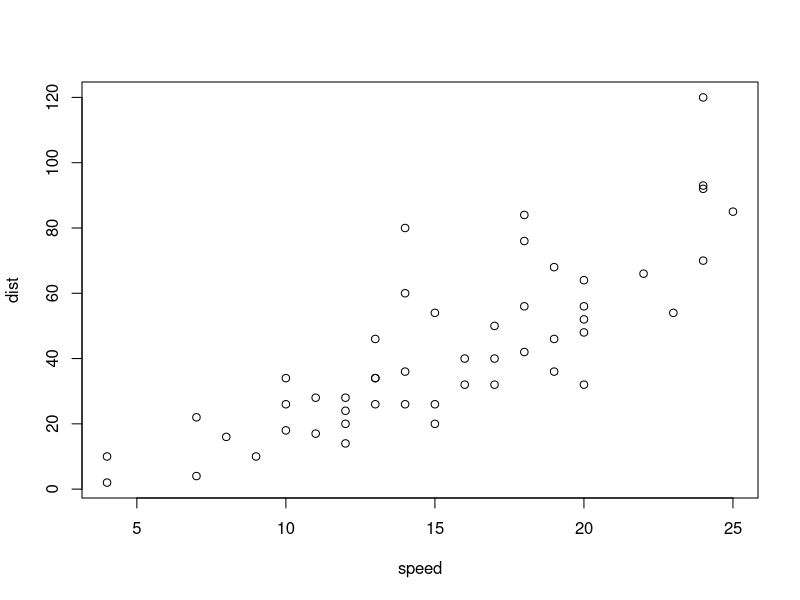
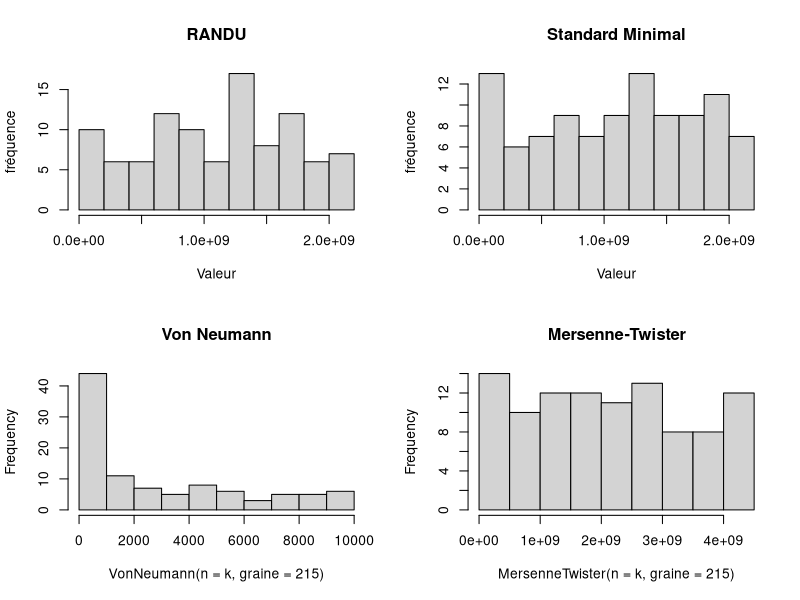
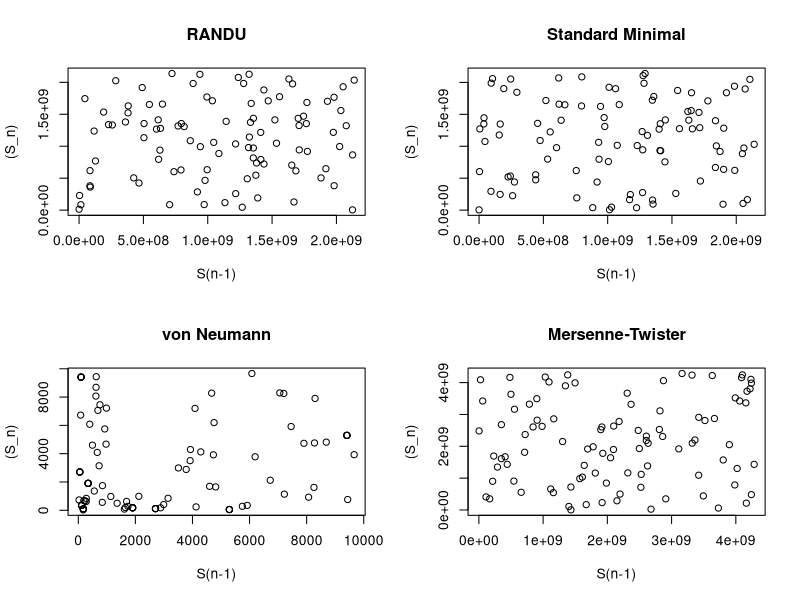

These figures' R source, in order:
## ---- chunk 1
plot(cars)
## ---- chunk 2
congruenceLineaire <- function(graine , a , b , m , n){
  seed <- rep(graine,n)
  
  for(i in 2:n){
    seed[i] <- (a*seed[i-1] + b)%%m
  }
  
  return (seed)
}
## ---- chunk 3
RANDU <- function(graine = 69420 , n){
  a <- 65539
  b <- 0
  m <- 2^31
  return (congruenceLineaire(graine, a , b , m , n))
}
## ---- chunk 4
standardMinimal <- function(graine = 69420, n){
  a <- 16807
  b <- 0
  m <- 2^31 - 1
  
  return (congruenceLineaire(graine , a , b , m , n))
}
## ---- chunk 5
VonNeumann <- function(n, p=1, graine)
{
  x <-  rep(graine,n*p+1)
  for(i in 2:(n*p+1))
  {
    numbers <- strsplit(format(x[i-1]^2,scientific=FALSE),'')[[1]]
    while(length(numbers)>4){ 
        numbers <- numbers[2:(length(numbers)-1)] 
    }
    x[i] <- as.numeric(numbers)%*%(10^seq(length(numbers)-1,0,-1))
  }
  x <- matrix(x[2:(n*p+1)],nrow=n,ncol=p)
  return(x)
}

## ---- chunk 6
MersenneTwister <- function(n, p=1, graine)
{
  set.seed(graine,kind='Mersenne-Twister')
  x <- sample.int(2^32-1,n*p)
  x <- matrix(x,nrow=n,ncol=p)
  return(x)
}

## ---- chunk 7
testStatistiques <- function(k) {
  par(mfrow = c(2,2))
  hist(RANDU(graine = 215, n = k) , xlab = "Valeur" , ylab = "fréquence" , main = "RANDU")
  hist(standardMinimal(graine = 215 , n = k) , xlab = "Valeur" , ylab = "fréquence" , main = "Standard Minimal")
  hist(VonNeumann(n = k , graine = 215), main = "Von Neumann")
  hist(MersenneTwister(n = k, graine = 215), main = "Mersenne-Twister") 
}

## ---- chunk 8
testStatistiques(100)
## ---- chunk 9
n = 100
u_RANDU <- RANDU(graine = 215, n =100) 
u_SM <- standardMinimal(graine = 215, n =100) 
u_VonNeumann <- VonNeumann(n = 100, graine = 215)
u_MersenneTwister <- MersenneTwister(n = 100 , graine = 215)


plot(u_RANDU[1:(n-1)] , u_RANDU[2:n] , xlab = "S(n-1)" , ylab = "(S_n)", main = "RANDU")
plot(u_SM[1:(n-1)] , u_SM[2:n] , xlab = "S(n-1)" , ylab = "(S_n)" , main = "Standard Minimal")
plot(u_VonNeumann[1:(n-1)] , u_VonNeumann[2:n] , xlab = "S(n-1)" , ylab = "(S_n)", main = "von Neumann")
plot(u_MersenneTwister[1:(n-1)] , u_MersenneTwister[2:n] , xlab = "S(n-1)" , ylab = "(S_n)" , main = "Mersenne-Twister")
## ---- chunk 10
binary <- function(x)
{
  if((x<2^31)&(x>=0))
    return( as.integer(intToBits(as.integer(x))) )
  else{
    if((x<2^32)&(x>0))
      return( c(binary(x-2^31)[1:31], 1) )
    else{
      cat('Erreur dans binary : le nombre etudie n est pas un entier positif en 32 bits.\n')
      return(c())
    }
  }
}

## ---- chunk 11
Frequency <- function(x , nb = 32){

  binarySequence <- sapply(x , binary)

  binarySequence <- binarySequence[1 : nb,]
  
  bb <- matrix(binarySequence, nrow = nb*length(x))
  
  r <- sum(2*bb[1:length(bb)] - 1)
  
  s_obs <- abs(r)/sqrt(nb*length(x))
  
  p_value <- 2 * (1 - pnorm(s_obs))
  
  return (p_value)
}

Frequency2 <- function(x,nb){
  s <- rep(0,length(x))
  for(i in 1:length(x)){
    bSeq <- binary(x[i])[1:nb]
    s[i] <- sum(2 * bSeq[1:nb] - 1)
  }
  
  s_obs <- abs(sum(s))/sqrt(nb * length(x))
  
  p_value <- 2 * (1 - pnorm(s_obs))
  
  return (p_value)
}
## ---- chunk 12

set.seed(555)

u1 <- sample.int(10000 , 100)
freq_RANDU <- c()
freq_SM <- c()
freq_VonNeumann <- c()
freq_MersenneTwister <- c()

for(i in 1:length(u1)){
  u_RANDU <- RANDU(graine = u1[i], n = 200)
  u_SM <- standardMinimal(graine = u1[i] , n = 200)
  u_VonNeumann <- VonNeumann(graine = u1[i] , n = 200)
  u_MersenneTwister <- MersenneTwister(graine = u1[i] , n = 200)
  freq_RANDU <- c(freq_RANDU,Frequency(u_RANDU , 31))
  freq_SM <- c(freq_SM,Frequency(u_SM , 31))
  freq_VonNeumann <- c(freq_VonNeumann,Frequency(u_VonNeumann , 14))
  freq_MersenneTwister <- c(freq_MersenneTwister,Frequency(u_MersenneTwister))
}

# Nombre de valeurs inferieures à 0.01
n_RANDU <- length(which(freq_RANDU < 0.01))
n_SM <- length(which(freq_SM < 0.01))
n_VonNeumann <- length(which(freq_VonNeumann < 0.01))
n_MersenneTwister <- length(which(freq_MersenneTwister < 0.01))
